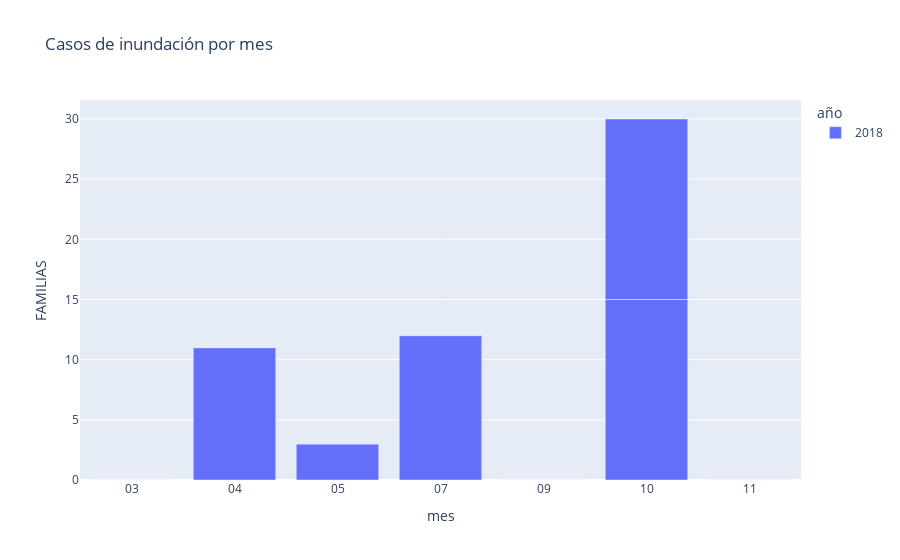

Notebook source saved alongside this figure:
### Code cell
#Grafica de casos por mes con plotly
import plotly.express as px
fig = px.bar(dataset1, x='mes', y='FAMILIAS',color='año',title='Casos de inundación por mes')
fig.show()

### Figure 1 — Plotly figure (JSON) as saved in the notebook; plotly's stock layout.template omitted (floating-point values rounded to 4 significant figures)
{"data": [{"alignmentgroup": "True", "hovertemplate": "año=2018<br>mes=%{x}<br>FAMILIAS=%{y}<extra></extra>", "legendgroup": "2018", "marker": {"color": "#636efa", "pattern": {"shape": ""}}, "name": "2018", "offsetgroup": "2018", "orientation": "v", "showlegend": true, "textposition": "auto", "type": "bar", "x": ["03", "04", "04", "05", "05", "07", "07", "09", "10", "10", "11", "11"], "xaxis": "x", "y": [0, 11, 0, 3, 0, 12, 0, 0, 15, 15, 0, 0], "yaxis": "y"}], "layout": {"barmode": "relative", "legend": {"title": {"text": "año"}, "tracegroupgap": 0}, "title": {"text": "Casos de inundación por mes"}, "xaxis": {"anchor": "y", "domain": [0, 1], "title": {"text": "mes"}}, "yaxis": {"anchor": "x", "domain": [0, 1], "title": {"text": "FAMILIAS"}}}}
